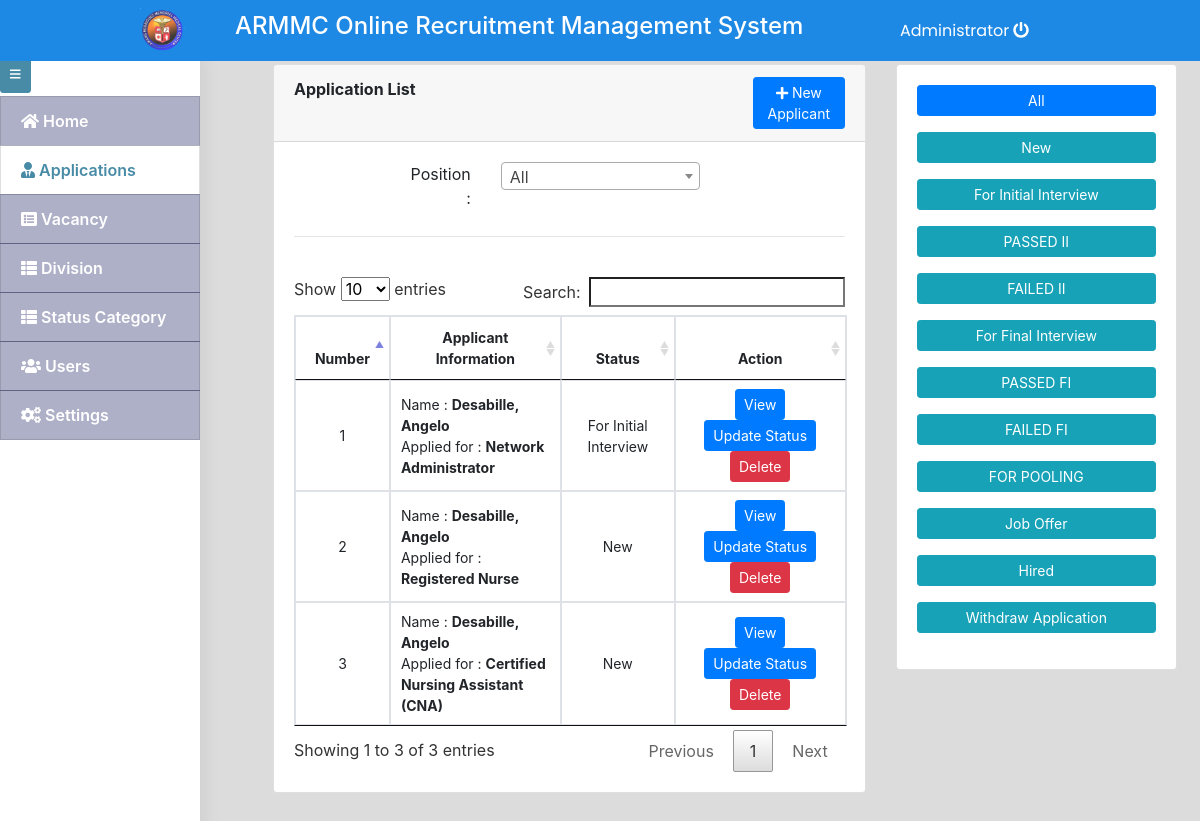
The page /admin/index.php?page=applications (signed in) on the database its author committed.
### tables this page shows
CREATE TABLE `application` (
  `id` int(30) NOT NULL,
  `firstname` varchar(100) NOT NULL,
  `middlename` varchar(100) NOT NULL,
  `lastname` varchar(100) NOT NULL,
  `gender` varchar(10) NOT NULL,
  `email` varchar(100) NOT NULL,
  `contact` varchar(50) NOT NULL,
  `address` text NOT NULL,
  `cover_letter` varchar(255) NOT NULL,
  `position_id` int(30) NOT NULL,
  `resume_path` text NOT NULL,
  `process_id` int(30) NOT NULL DEFAULT 0 COMMENT '\r\n',
  `date_created` datetime NOT NULL DEFAULT current_timestamp(),
  `message` varchar(525) NOT NULL
);

CREATE TABLE `vacancy` (
  `id` int(30) NOT NULL,
  `position` varchar(200) NOT NULL,
  `availability` int(30) NOT NULL,
  `description` text NOT NULL,
  `status` tinyint(1) NOT NULL DEFAULT 1,
  `date_created` datetime NOT NULL DEFAULT current_timestamp(),
  `deadline` varchar(255) NOT NULL
);

### admin/applications.php (the view, shortened to what this page needs)
<?php include('db_connect.php');?>
<div class="container-fluid">
	<div class="col-lg-15">
		<div class="row">
			<div class="col-lg-8">
				<div class="card">
					<div class="card-header">
						<div class="row">
							<div class="col-lg-12">
								<span><large><b>Application List</b></large></span>
								<button class="btn btn-sm btn-block btn-primary btn-sm col-md-2 float-right" type="button" id="new_application"><i class="fa fa-plus"></i> New Applicant</button>
							</div>
						</div>
					</div>
					<div class="card-body">
                        <div class="position-filter-container">
                            <div class="col-md-2 text-right" style="margin-left: 100px;">
                                Position:
                            </div>
                            <div class="col-md-5">
                            </div>
                        </div>
						<hr><br>
						<table class="table table-bordered table-hover">
							<colgroup>
								<col width="10%">
								<col width="30%">
								<col width="20%">
								<col width="30%">
							</colgroup>
							<thead>
								<tr>
									<th class="text-center">Number</th>
									<th class="text-center">Applicant Information</th>
									<th class="text-center">Status</th>
									<th class="text-center">Action</th>
								</tr>
							</thead>
							<tbody>
                                <?php
                                $i = 1;
                                $stats = $conn->query("SELECT * FROM recruitment_status ORDER BY id ASC");
                                $stat_arr[0] = "New";
                                while ($row = $stats->fetch_assoc()) {
                                    $stat_arr[$row['id']] = $row['status_label'];
                                }
                                $awhere = '';
								$application = $conn->query("SELECT a.*,v.position FROM application a inner join vacancy v on v.id = a.position_id $awhere order by a.id asc");
								while($row=$application->fetch_assoc()):
								?>
								<tr>
									<td class="text-center"><?php echo $i++ ?></td>
									<td class="">
										<p>Name : <b><?php echo ucwords($row['lastname'].', '.$row['firstname'].' '.$row['middlename']) ?></b></p>
										<p>Applied for : <b><?php echo $row['position'] ?></b></p>
									</td>
									<td class="text-center">
										<?php echo $stat_arr[$row['process_id']] ?>
									</td>
									<td class="text-center">
										<button class="btn btn-sm btn-primary view_application" type="button" data-id="<?php echo $row['id'] ?>" >View</button>
										<button class="btn btn-sm btn-primary edit_application" type="button" data-id="<?php echo $row['id'] ?>" >Update Status</button>
										<button class="btn btn-sm btn-danger delete_application" type="button" data-id="<?php echo $row['id'] ?>">Delete</button>
									</td>
								</tr>
								<?php endwhile; ?>
							</tbody>
						</table>
					</div>
				</div>
			</div>
			<div class="col-lg-4">
				<div class="card">
					<div class="card-body">
						<div class="row">
							<div class="col-md-12 form-group">
								<button class="btn-block btn-sm btn filter_status" type="button" data-id="all">All</button>
							</div>
						</div>
						<?php foreach ($stat_arr as $key => $value): ?>
						<div class="row">
							<div class="col-md-12 form-group">
								<button class="btn-block btn-sm btn filter_status" type="button" data-id="<?php echo $key ?>" ><?php echo $value ?></button>
							</div>
						</div>
						<?php endforeach; ?>
					</div>
				</div>
			</div>
		</div>
	</div>
</div>

### admin/assets/css/style.css (style rules this page uses)
body { font-family: 'Poppins', serif; color: #444444; width: 100%; height: calc(100%); }

### admin/index.php (style rules this page uses)
body { background: #80808045; }

### admin/applications.php (style rules this page uses)
td { font-size: 14px; }
tr { font-size: 14px; }
.position-filter-container { display: flex; flex-wrap: wrap; margin-bottom: 15px; }
.position-filter-container .col-md-2, .position-filter-container .col-md-5 { margin-bottom: 10px; }
td { vertical-align: middle !important; }
td p { margin: unset }

### rows shown on the page
application: lastname+firstname+middlename "Desabille, Angelo", vacancy.position "Network Administrator", process "For Initial Interview"
application: lastname+firstname+middlename "Desabille, Angelo", vacancy.position "Registered Nurse", process "New"
application: lastname+firstname+middlename "Desabille, Angelo", vacancy.position "Certified Nursing Assistant (CNA)", process "New"

### other values the page prints
$_SESSION['login_name'] "Administrator"
$value "New"
$value "For Initial Interview"
$value "PASSED II"
$value "FAILED II"
$value "For Final Interview"
$value "PASSED FI"
$value "FAILED FI"
$value "FOR POOLING"
$value "Job Offer"
$value "Hired"
$value "Withdraw Application"
